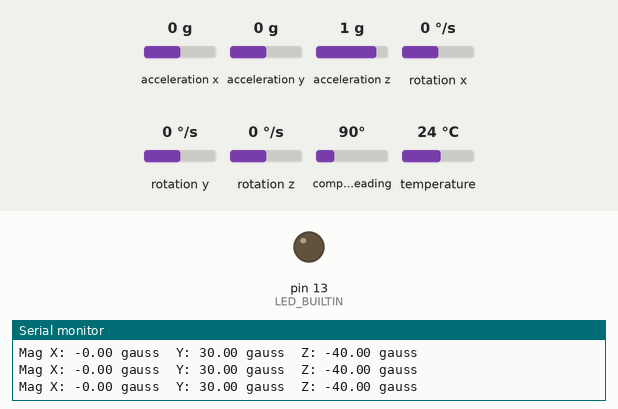
The sketch below on a simulated Arduino Leonardo, built with avr-gcc and run on an emulated ATmega32U4. Shown: output pins drawn as LEDs (lit = HIGH), the last lines printed to the serial monitor. Inputs (shaded band) come from the test bench; at power-on: compass heading 90°, acceleration x 0 g, acceleration y 0 g, acceleration z 1 g, rotation x 0 °/s, rotation y 0 °/s, rotation z 0 °/s, temperature 24 °C.

Above: at 1.2 s.
1.3 s: compass heading set to 95°
At 1.8 s:
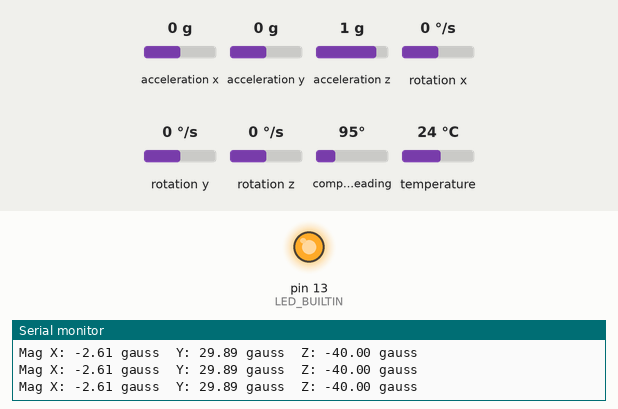
2.8 s: compass heading set to 90°
At 4.0 s:
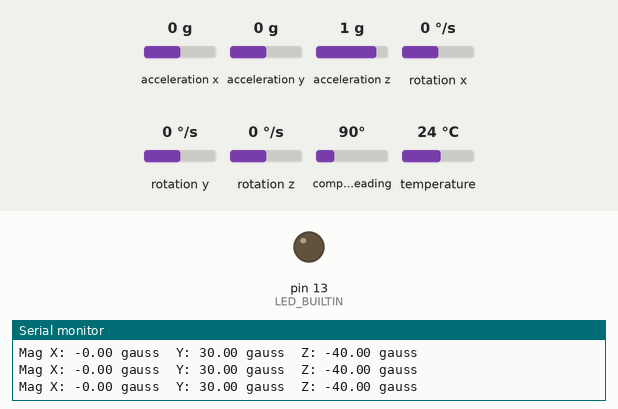
4.3 s: compass heading set to 269°
At 5.4 s:
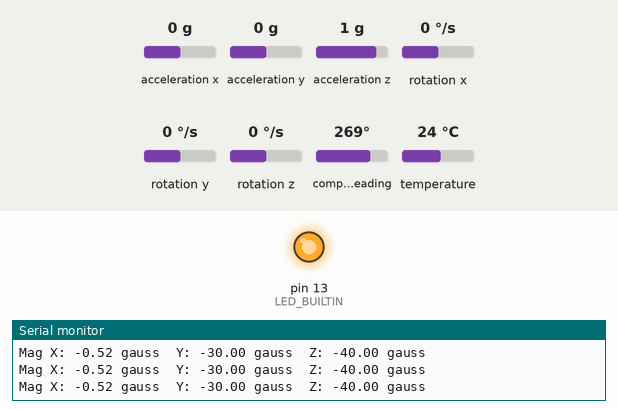
Timing chart, 0 to 7.3 s (numbered marks = the images above; inputs shaded):
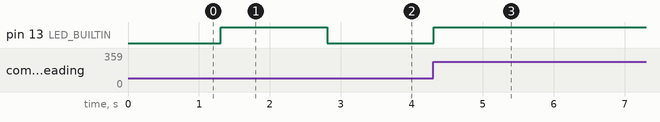

The sketch:

Magnometer_with_light_code.ino
```cpp
//@author Charles Fee
#include <Wire.h>
#include <SPI.h>
#include <Adafruit_LSM9DS1.h>
#include <Adafruit_Sensor.h>  // not used in this demo but required!

// i2c
Adafruit_LSM9DS1 lsm = Adafruit_LSM9DS1();

#define LSM9DS1_SCK A5
#define LSM9DS1_MISO 12
#define LSM9DS1_MOSI A4
#define LSM9DS1_XGCS 6
#define LSM9DS1_MCS 5
// You can also use software SPI
//Adafruit_LSM9DS1 lsm = Adafruit_LSM9DS1(LSM9DS1_SCK, LSM9DS1_MISO, LSM9DS1_MOSI, LSM9DS1_XGCS, LSM9DS1_MCS);
// Or hardware SPI! In this case, only CS pins are passed in
//Adafruit_LSM9DS1 lsm = Adafruit_LSM9DS1(LSM9DS1_XGCS, LSM9DS1_MCS);
double yStart;
double xStart;
double zStart;
boolean starter;

void setupSensor()
{

  // 2.) Set the magnetometer sensitivity
  //lsm.setupMag(lsm.LSM9DS1_MAGGAIN_4GAUSS);
  //lsm.setupMag(lsm.LSM9DS1_MAGGAIN_8GAUSS);
  //lsm.setupMag(lsm.LSM9DS1_MAGGAIN_12GAUSS);
  lsm.setupMag(lsm.LSM9DS1_MAGGAIN_16GAUSS);
}


void setup()
{
  starter = true;
  Serial.begin(115200);
  pinMode(LED_BUILTIN, OUTPUT);
  while (!Serial) {
    delay(1); // will pause Zero, Leonardo, etc until serial console opens
  }

  Serial.println("LSM9DS1 data read demo");

  // Try to initialise and warn if we couldn't detect the chip
  if (!lsm.begin())
  {
    Serial.println("Oops ... unable to initialize the LSM9DS1. Check your wiring!");
    while (1);
  }
  Serial.println("Found LSM9DS1 9DOF");

  // helper to just set the default scaling we want, see above!
  setupSensor();
}

void loop()
{
  lsm.read();/* ask it to read in the data */
  /* Get a new sensor event */
  sensors_event_t a, m, g, temp;

  lsm.getEvent(&a, &m, &g, &temp);
  if(starter == true){
    xStart = m.magnetic.x;
    yStart = m.magnetic.y;
    zStart = m.magnetic.z;
    starter = false;
    }

  Serial.print("Mag X: "); Serial.print(m.magnetic.x);   Serial.print(" gauss");
  Serial.print("\tY: "); Serial.print(m.magnetic.y);     Serial.print(" gauss");
  Serial.print("\tZ: "); Serial.print(m.magnetic.z);     Serial.println(" gauss");

  Serial.println();

  if((m.magnetic.x < (xStart-1)) || (m.magnetic.x > (xStart+1)) || (m.magnetic.y < (yStart-1)) || (m.magnetic.y > (yStart+1)) || (m.magnetic.z < (zStart-1)) || (m.magnetic.z > (zStart+1))){
    digitalWrite(LED_BUILTIN, HIGH);
    }
   else{
    digitalWrite(LED_BUILTIN, LOW);
   }

}
```

Measured:
- the behaviour switches between 91 and 92° on compass heading (found by bisection; images 0 and 1)
- after the input at 1.3 s, pin 13 (LED_BUILTIN): LOW → HIGH at once
- after the input at 2.8 s, pin 13 (LED_BUILTIN): HIGH → LOW at once
- after the input at 4.3 s, pin 13 (LED_BUILTIN): LOW → HIGH at once
